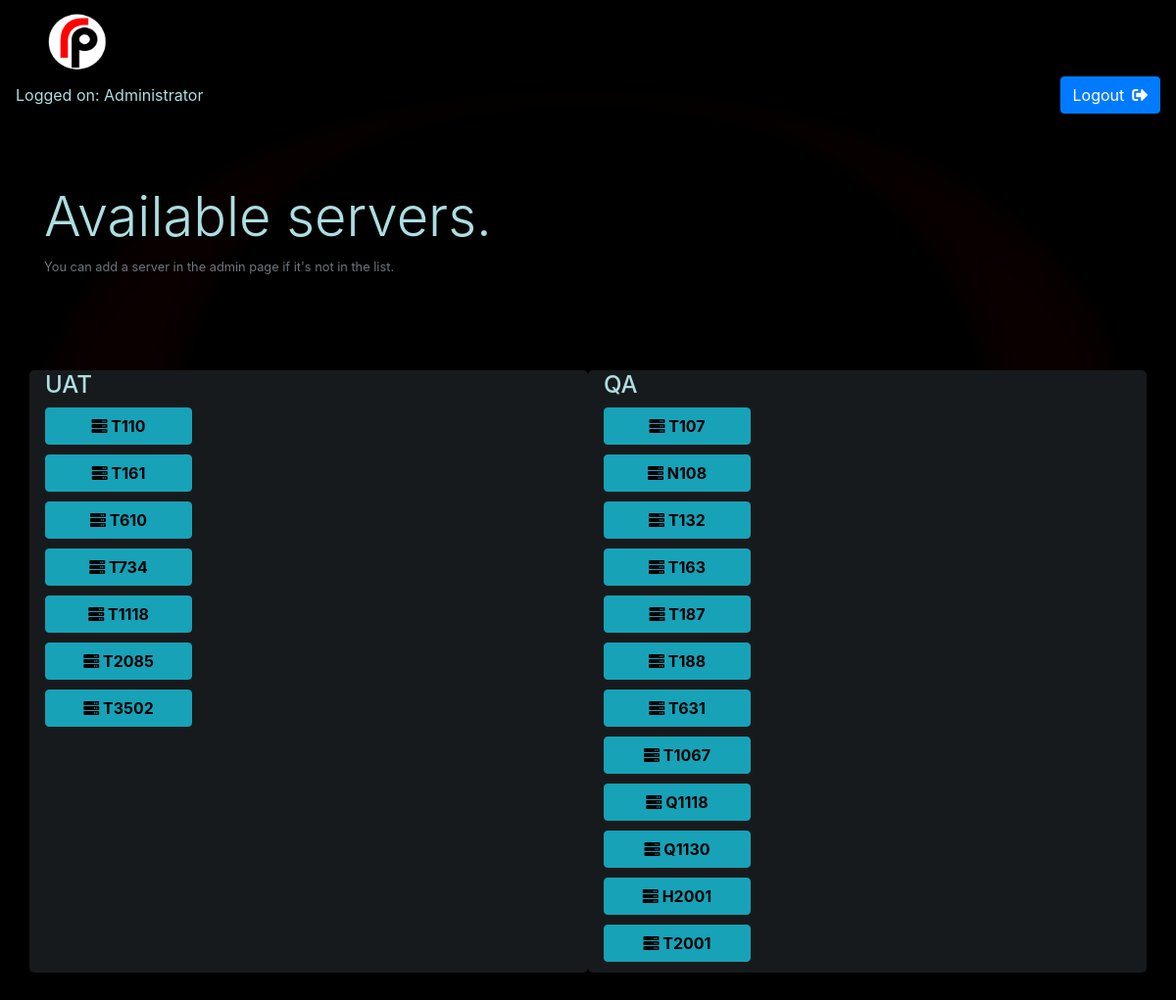
Page / (signed in) on the earlier database version.
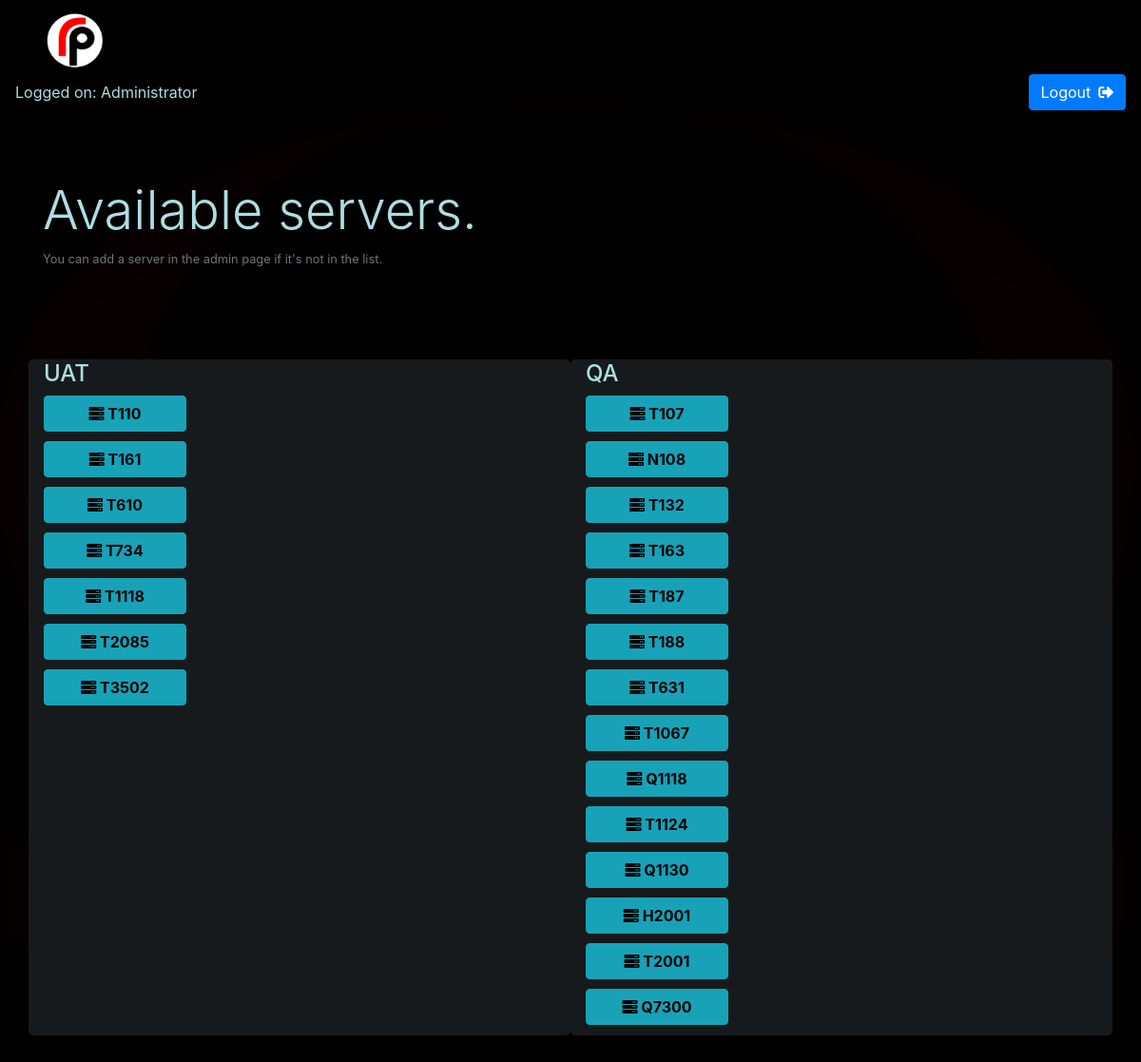
Same page on the later database version.
### testboxes/models.py (models this page shows, shortened)
class UAT(models.Model):
    prefix = models.CharField(max_length=1, default='X')
    server = models.IntegerField()
    message = models.TextField(default='No Message')
    progress = models.IntegerField(default=0)
    taskid = models.TextField(default='None')

class QA(models.Model):
    prefix = models.CharField(max_length=1, default='X')
    server = models.IntegerField()
    message = models.TextField(default='No Message')
    progress = models.IntegerField(default=0)
    taskid = models.TextField(default='None')

### testboxes/views.py (the view)
# urls.py: url(r'^$', views.index, name='index'),
def index(request):
    try:
        UATList = UAT.objects.all().order_by('server')
        QAList = QA.objects.all().order_by('server')
        return render(request, 'dashboard.html', {'UAT': UATList,'QA': QAList})
    except Exception as e:
        print(e)
        return render(request, 'dashboard.html', {})

### testboxes/templatetags/app_filters.py (called while the page is built)
@register.filter(name='has_group')
def has_group(user, group_name):
    group = Group.objects.get(name=group_name)
    print(group)
    return True if group in user.groups.all() else False

### testboxes/templates/dashboard.html (shortened to what the changed rows need)
{% extends 'base.html' %}
{% block content %}
{% if user.is_authenticated %}
    <div class="py-5">
        <div class="container">
            <div class="row">
                <div class="col-md-12">
                    {% load app_filters %}
                    <h1 class="display-4">Available servers.</h1>
                </div>
            </div>
        </div>
    </div>
    <div class="py-5">
        <div class="container">
            <div class="row">
                {% if request.user|has_group:"UAT"%}
                    <div class="col-lg-6" style="border: 1px solid transparent; border-radius: 5px; background-color: #171a1c;">
                        <div class="well">
                            <form method="POST" action="{% url 'selection' %}" id="selection">
                                <h4>UAT</h4>
                                {% for box in UAT %}
                                    {% if box.taskid != "None" %}
                                        <div class="alert alert-warning" style="width:80%;" align="center">
                                            <button class="btn btn-info" type="submit" name="server" value="{{box.prefix}}{{box.server}}" style="width: 150px; color: black; font-weight: bold" data-toggle="modal" data-target="#connecting">
                                                <i class="fas fa-server"></i> {{box.prefix}}{{box.server}}
                                            </button>
                                            <br>
                                            <strong >{{box.message}}</strong>
                                            {% if box.progress > 0 %}
                                               {% if box.progress < 100 %}
                                                    <div id="progdiv" class="progress" style="height: 10px;">
                                                        <div id="progress" class="progress-bar progress-bar-success" role="progressbar" aria-valuenow="0" aria-valuemin="0" aria-valuemax="100" style="width: {{box.progress}}%">
                                                          <span class="sr-only">0%</span>
                                                        </div>
                                                    </div>
                                                {% endif %}
                                            {% endif %}
                                        </div>
                                    {% else %}
                                        <button class="btn btn-info" type="submit" name="server" value="{{box.prefix}}{{box.server}}" style="width: 150px; color: black; font-weight: bold; display: block; margin-bottom:10px;" data-toggle="modal" data-target="#connecting">
                                            <i class="fas fa-server"></i> {{box.prefix}}{{box.server}}
                                        </button>
                                    {% endif %}
                                {%endfor%}
                            </form>
                        </div>
                    </div>
                {% endif %}
                {% if request.user|has_group:"QA"%}
                    <div class="col-lg-6" style="border: 1px solid transparent; border-radius: 5px; background-color: #171a1c;">
                        <div class="well">
                            <form method="post" action="{% url 'selection' %}" id="selection">
                                <h4>QA</h4>
                                {% for box in QA %}
                                    {% if box.taskid != "None" %}
                                        <div class="alert alert-warning" style="width:80%;" align="center">
                                            <button class="btn btn-info" type="submit" name="server" value="{{box.prefix}}{{box.server}}" style="width: 150px; color: black; font-weight: bold" data-toggle="modal" data-target="#connecting">
                                                <i class="fas fa-server"></i> {{box.prefix}}{{box.server}}
                                            </button>
                                            <br>
                                            <strong >{{box.message}}</strong>
                                            {% if box.progress > 0 %}
                                                {% if box.progress < 100 %}
                                                    <div id="progdiv" class="progress" style="height: 10px;">
                                                        <div id="progress" class="progress-bar progress-bar-success" role="progressbar" aria-valuenow="0" aria-valuemin="0" aria-valuemax="100" style="width: {{box.progress}}%">
                                                          <span class="sr-only">0%</span>
                                                        </div>
                                                    </div>
                                                {% endif %}
                                            {% endif %}
                                        </div>
                                    {% else %}
                                        <button class="btn btn-info" type="submit" name="server" value="{{box.prefix}}{{box.server}}" style="width: 150px; color: black; font-weight: bold; display: block; margin-bottom:10px;" data-toggle="modal" data-target="#connecting">
                                            <i class="fas fa-server"></i> {{box.prefix}}{{box.server}}
                                        </button>
                                    {% endif %}
                                {% endfor %}
                            </form>
                        </div>
                    </div>
                {% endif %}
            </div>
        </div>
    </div>
{% endif %}
{% endblock %}

Differences in the rows shown:
added QA: prefix "T", server "1124"
added QA: prefix "Q", server "7300"
